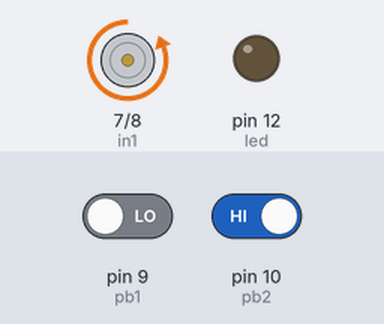
A sketch run on a simulated Arduino Uno, built with avr-gcc and run on an emulated ATmega328P. On the bench: motor-driver pin pairs drawn as motors (green arrow = first pin HIGH = forward, orange = second pin HIGH = backward, longer = more drive), output pins drawn as LEDs (lit = HIGH). The test bench sets the inputs (shaded band); at power-on: pin 9 (pb1) LOW, pin 10 (pb2) HIGH.

Above: at 1.2 s.
1.3 s: pin 9 (pb1) driven HIGH
At 1.9 s:
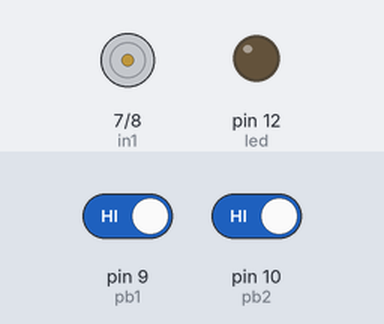
2.8 s: pin 10 (pb2) driven LOW
At 3.1 s:
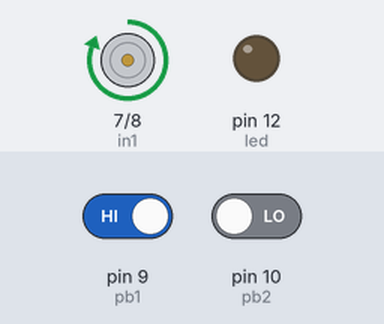
4.3 s: pin 10 (pb2) driven HIGH
At 5.4 s:
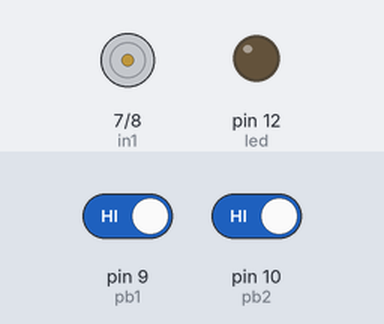
5.8 s: pin 9 (pb1) driven LOW
At 6.6 s:
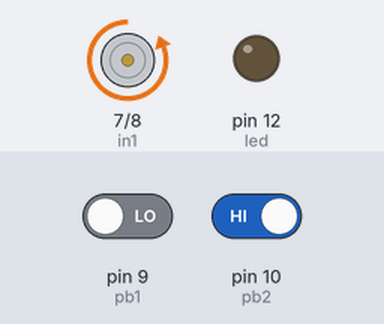
Timing chart, 0 to 8.3 s (numbered marks = the images above; inputs shaded):
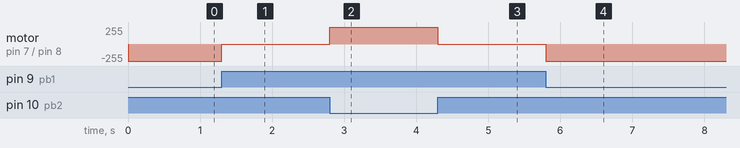

Measured:
- after the input at 1.3 s, motor on pin 7 (in1) / pin 8 (in2): backward 255/255 → stopped at once
- after the input at 2.8 s, motor on pin 7 (in1) / pin 8 (in2): stopped → forward 255/255 at once
- after the input at 4.3 s, motor on pin 7 (in1) / pin 8 (in2): forward 255/255 → stopped at once
- after the input at 5.8 s, motor on pin 7 (in1) / pin 8 (in2): stopped → backward 255/255 at once

The sketch:

motor_test.ino
```cpp
int led = 12;
int in1 = 7;
int in2 = 8;
int pb1 = 9;
int pb2 = 10;


void setup() {
  // put your setup code here, to run once:
  pinMode(led,OUTPUT);
  pinMode(in1,OUTPUT);
  pinMode(in2,OUTPUT);
  pinMode(pb1,INPUT);
  pinMode(pb2,INPUT);
}

void loop() {
  // put your main code here, to run repeatedly:
  if (digitalRead(pb1) && !digitalRead(pb2)){


    digitalWrite(in1,HIGH);
    digitalWrite(in2,LOW);


  }


  else if(digitalRead(pb2) && !digitalRead(pb1)){
    digitalWrite(in2,HIGH);
    digitalWrite(in1,LOW);
  }

  else{
    //display.clearDisplay();
    //display.display();
    digitalWrite(in1,LOW);
    digitalWrite(in2,LOW);
  }

}
```
